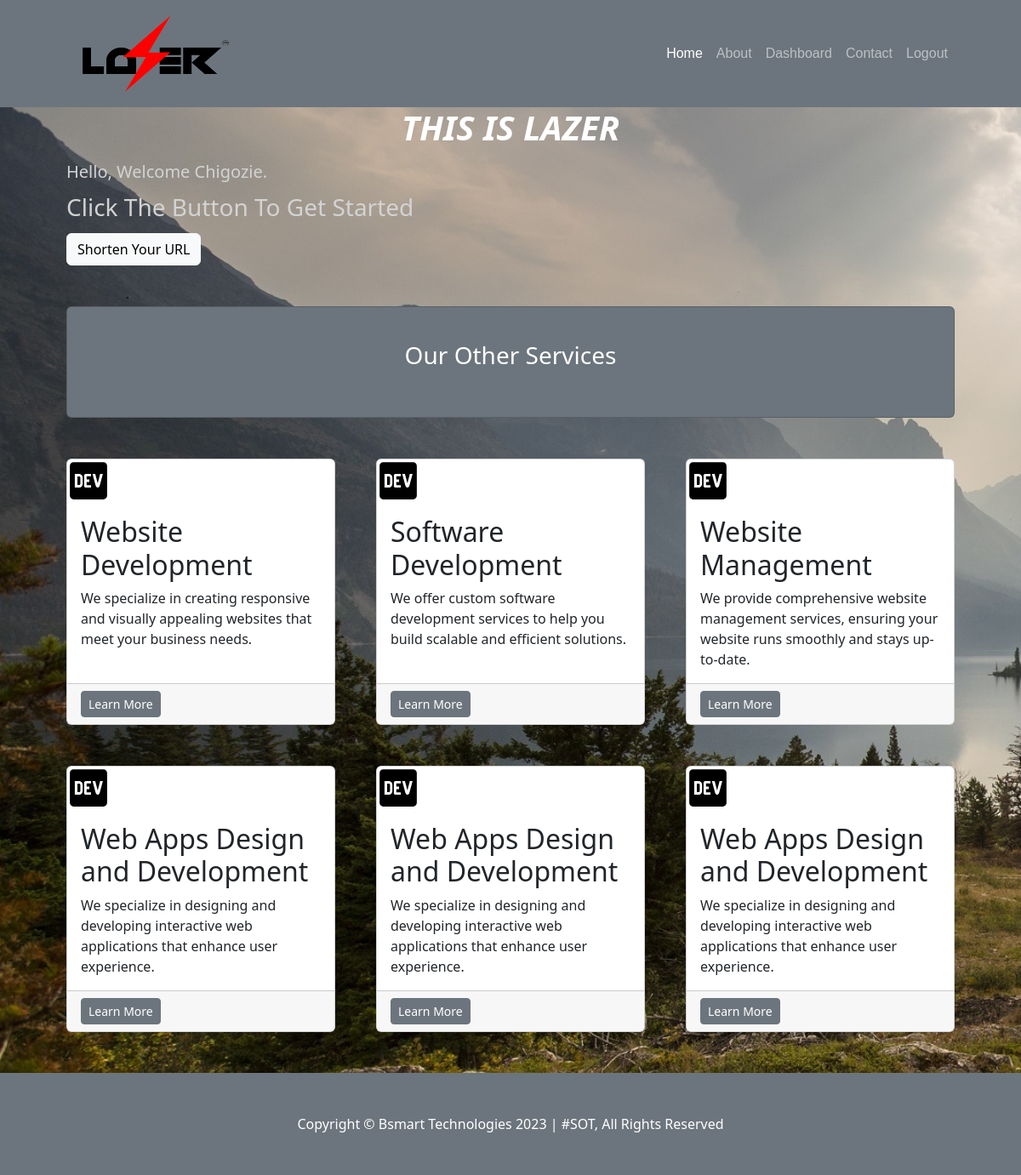
Before: / (signed in) with the older database file.
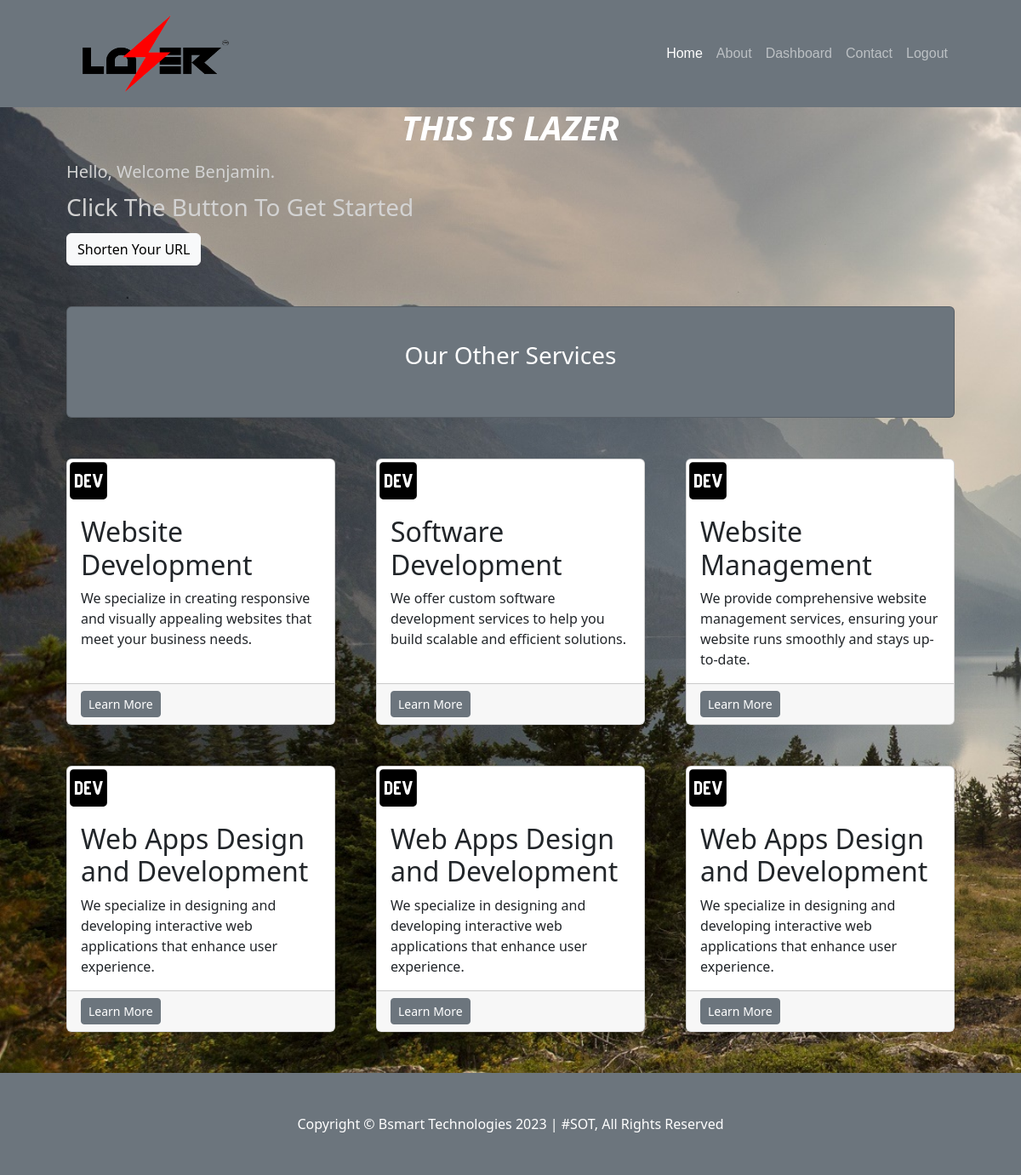
After: the same page with the newer database file.
### core/models.py (models this page shows, shortened)
class User(UserMixin, db.Model):
    __tablename__ = 'users'
    id = db.Column(db.Integer, primary_key=True)
    first_name = db.Column(db.String(50), nullable=False)
    last_name = db.Column(db.String(50), nullable=False)
    company_name = db.Column(db.String(100), nullable=False)
    email = db.Column(db.String(100), unique=True, nullable=False)
    phone = db.Column(db.String(20), unique=True, nullable=False)
    job_title = db.Column(db.String(100), nullable=False)
    company_size = db.Column(db.String(50))
    primary_use_case = db.Column(db.String(100), nullable=False)
    country = db.Column(db.String(50), nullable=False)
    password_hash = db.Column(db.String(150))
    created_at = db.Column(db.DateTime(), default=datetime.now(), nullable=False)
    short_urls = db.relationship('ShortUrls', backref='users')

### core/routes.py (the view)
@app.route('/', methods=['GET', 'POST'])
@cache.cached(timeout=60)
def index():
    qr_image_data = b'My QR Code Data'
    return render_template('index.html')

### core/routes.py (called while the page is built)
@login_manager.user_loader
def load_user(user_id):
    return User.query.get(int(user_id))

### core/templates/index.html (shortened to what the changed rows need)
{% extends 'base.html' %}
{% block content %}
<h1 class="text-center mb-3 text-white"><b><i>{% block title %} THIS IS LAZER {% endblock %}</i></b></h1>
<div class="container px-4 px-lg-5">
    {% if current_user.is_authenticated %}
      <h5 style="padding-bottom: 5px; color: lightgray;">Hello, Welcome {{current_user.first_name|capitalize}}.</h5>
      <h3 style="padding-bottom: 5px; color: lightgray;">Click The Button To Get Started</h3>
      <a href="{{ url_for('shortenit')}}"><button class="btn btn-light">Shorten Your URL</button></a>
    {% endif %}
  <div class="card text-white bg-secondary my-5 py-4 text-center">
    <div class="card-body"><p class="text-white m-0"><h3>Our Other Services</h3></p></div>
  </div>
  <div class="row gx-4 gx-lg-5">
    <div class="col-md-4 mb-5">
      <div class="card h-100">
        <div class="card-body">
          <h2 class="card-title">Website Development</h2>
        </div>
      </div>
    </div>
    <div class="col-md-4 mb-5">
      <div class="card h-100">
        <div class="card-body">
          <h2 class="card-title">Software Development</h2>
        </div>
      </div>
    </div>
    <div class="col-md-4 mb-5">
      <div class="card h-100">
        <div class="card-body">
          <h2 class="card-title">Website Management</h2>
        </div>
      </div>
    </div>
  </div>
  <div class="row gx-4 gx-lg-5">
    <div class="col-md-4 mb-5">
      <div class="card h-100">
        <div class="card-body">
          <h2 class="card-title">Web Apps Design and Development</h2>
        </div>
      </div>
    </div>
    <div class="col-md-4 mb-5">
        <div class="card h-100">
          <div class="card-body">
            <h2 class="card-title">Web Apps Design and Development</h2>
          </div>
        </div>
      </div>
      <div class="col-md-4 mb-5">
        <div class="card h-100">
          <div class="card-body">
            <h2 class="card-title">Web Apps Design and Development</h2>
          </div>
        </div>
      </div>
  </div>
</div>
{% endblock content %}

Changed rows visible on the page:
changed User: first_name "Chigozie" → "Benjamin"
